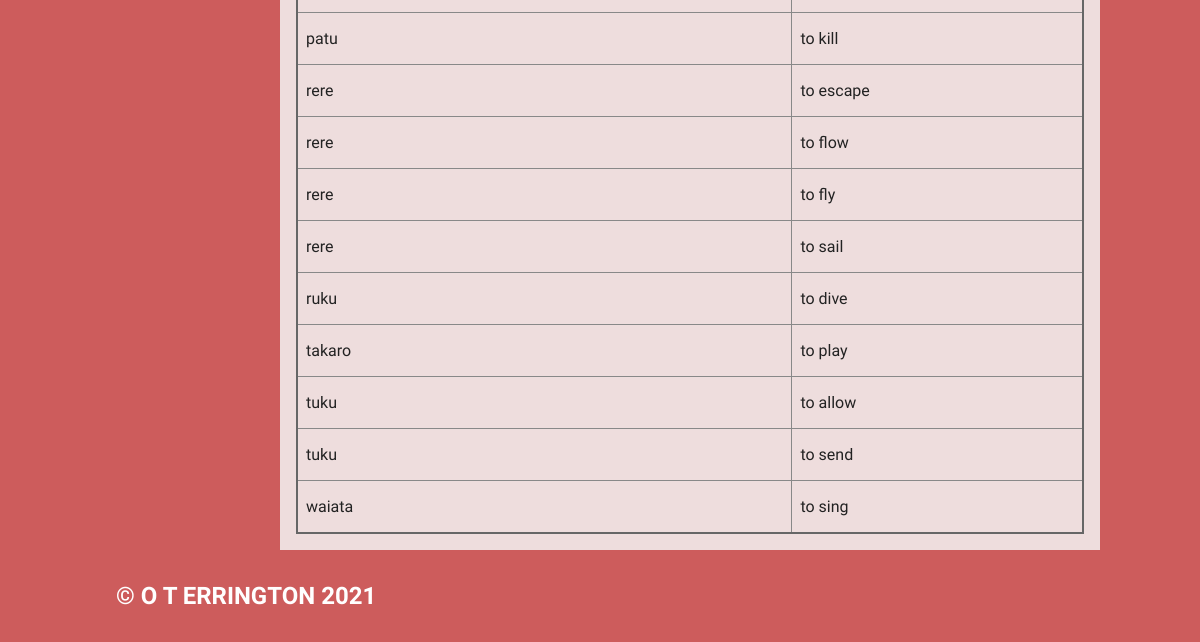
The page /category/1 (lower part) on the database as committed earlier.
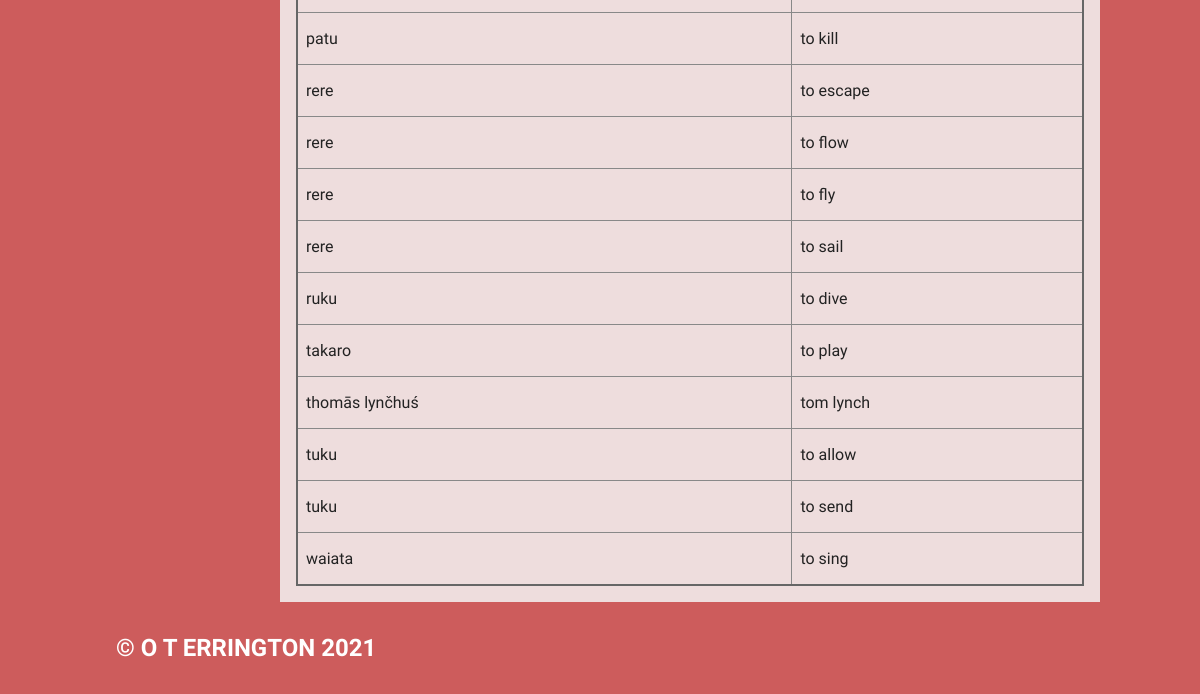
The same page on the database as committed later.
### tables this page shows
CREATE TABLE "words"
(
	word_id integer
		constraint words_pk
			primary key autoincrement,
	maori varchar(20),
	english varchar(20),
	cat_id integer,
	definition varchar(100),
	word_level integer,
	user_id integer,
	image varchar(50),
	date_added varchar(10)
);

### app.py (the view)
@app.route('/category/<cat_id>', methods=["GET", "POST"])
def render_category(cat_id):
    search_filter = 'maori_filter'  # set default filter as maori filter
    if request.method == "POST":
        search_filter = request.form['search_filter']
    con = create_connection(DB_NAME)  # connect to db
    if search_filter == 'english_filter':
        query = """SELECT word_id, maori, english, cat_id, definition, word_level, user_id, image, date_added
                    FROM words WHERE cat_id=? ORDER BY english, maori ASC"""
    elif search_filter == 'word_level_filter':
        query = """SELECT word_id, maori, english, cat_id, definition, word_level, user_id, image, date_added
                    FROM words WHERE cat_id=? ORDER BY word_level, maori ASC"""
    elif search_filter == 'recent_filter':
        query = """SELECT word_id, maori, english, cat_id, definition, word_level, user_id, image, date_added
                    FROM words WHERE cat_id=? ORDER BY word_id DESC"""
    else:
        query = """SELECT word_id, maori, english, cat_id, definition, word_level, user_id, image, date_added
                    FROM words WHERE cat_id=? ORDER BY maori, english ASC"""
    cur = con.cursor()
    cur.execute(query, (cat_id,))  # execute query
    word_list = cur.fetchall()  # puts results into list
    query = """SELECT cat_id, category
            FROM categories WHERE cat_id=?"""
    cur = con.cursor()
    cur.execute(query, (cat_id,))  # execute query
    cat_name_list = cur.fetchall()  # puts results into list
    if len(cat_name_list) == 0:
        flash('Unknown Category')
        return redirect('/')
    con.close()
    return render_template('category.html', words=word_list, categories=get_categories(),
                           cat_name_list=cat_name_list, logged_in=is_logged_in(), search_filter=search_filter)

### app.py (called while the page is built)
def create_connection(db_file):
    try:
        connection = sqlite3.connect(db_file)
        return connection
    except Error as e:  # unless there's an error
        print(e)
    return None

def get_categories():
    con = create_connection(DB_NAME)
    query = """SELECT cat_id, category
            FROM categories
            ORDER BY category ASC"""
    cur = con.cursor()
    cur.execute(query)
    category_list = cur.fetchall()
    con.close()
    return category_list

def is_logged_in():
    if session.get("email") is None:
        print("not logged in")
        return False
    else:  # if email isn't empty then user must be logged in
        print("logged in")
        return True

### templates/category.html (shortened to what this page needs)
{% extends 'base.html' %}
{% block main %}
    {% if words|length == 0 %}
        <p class="error">No words in {{ cat_name_list[0][1] }} category</p>
    {% else %}
        <table>
            {%  for word in words %}
                <tr class="category-highlight">
                    <td><a href="/word/{{ word[0] }}"><p>{{ word[1] }}</p></a></td>
                    <td><a href="/word/{{ word[0] }}"><p>{{ word[2] }}</p></a></td>
                </tr>
            {%  endfor %}
        </table>
    {% endif %}
{% endblock %}

Rows that differ between the two databases and show on the page:
now on this page (row edited): words: maori "thomās lynčhuś", english "tom lynch"
